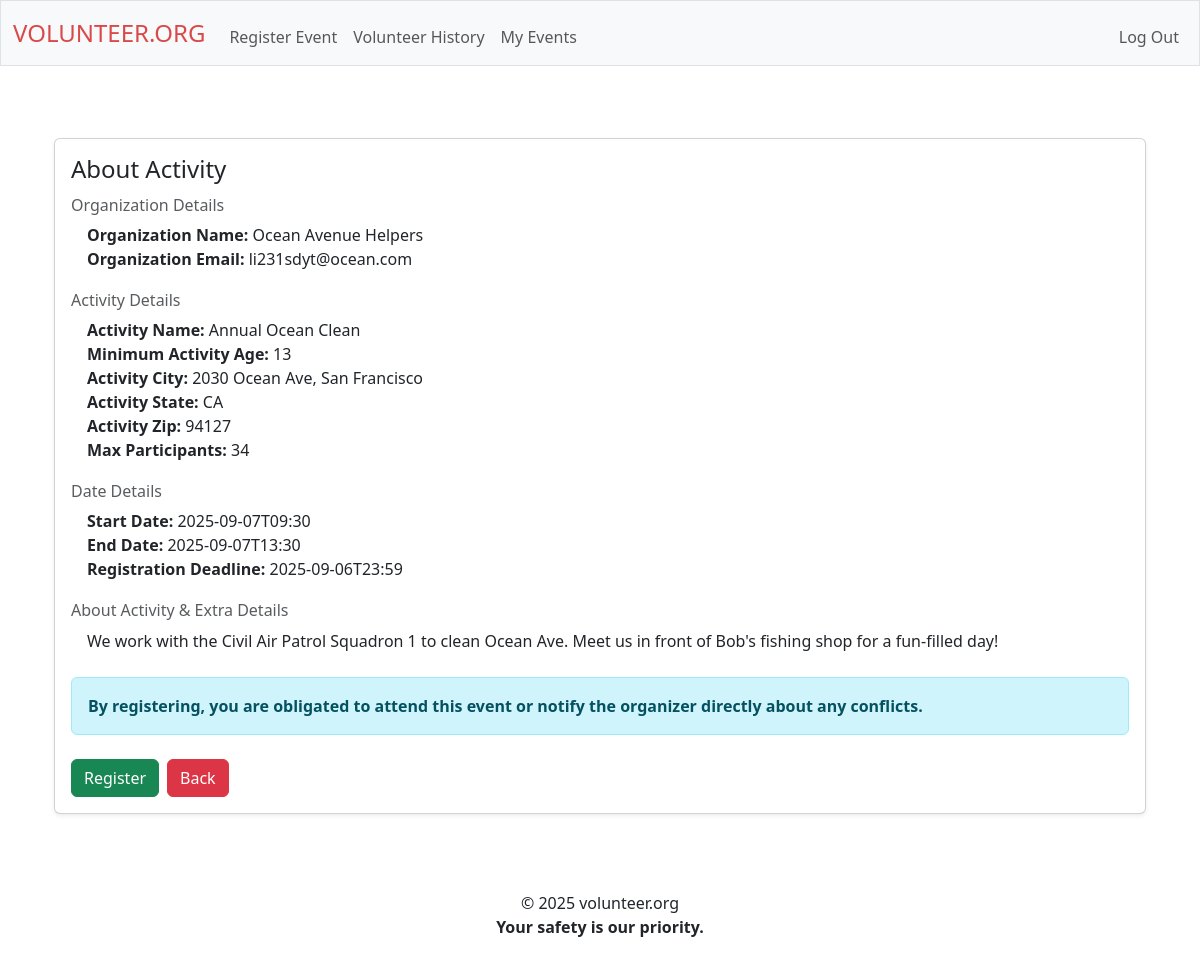
Screenshot of /find_more?id=4 (signed in) with the database file from the repository.
### tables this page shows
CREATE TABLE application_for_review (
    id INTEGER PRIMARY KEY,
    name_organizer TEXT NOT NULL,
    email_organizer TEXT NOT NULL,
    city_organizer TEXT NOT NULL,
    state_organizer TEXT NOT NULL,
    zip_organizer TEXT NOT NULL,

    organization_name TEXT NOT NULL,
    organization_email TEXT NOT NULL,

    activity_age TEXT NOT NULL,
    activity_city TEXT NOT NULL,
    activity_state TEXT NOT NULL,
    activity_zip TEXT NOT NULL,

    max_people INT NOT NULL,

    date_start TIMESTAMP NOT NULL,
    date_end TIMESTAMP NOT NULL,
    date_reg_deadline TIMESTAMP NOT NULL,

    activity_name TEXT NOT NULL,
    description TEXT NOT NULL,

account_id INTEGER NOT NULL,
account_name TEXT NOT NULL,
account_email TEXT NOT NULL,
account_user_age INTEGER NOT NULL,
account_username TEXT NOT NULL
);

### routes/events.py (the view)
@events_bp.route("/find_more", methods=["GET"])
def find_more():
    if "user_id" not in session:
        return redirect("/login")
    if request.method == "GET":
        application_id = request.args.get("id")
        if application_id is None:
            return redirect("/")
        info = db.execute("SELECT * FROM application_for_review WHERE id = ?", (application_id,)).fetchall()
        return render_template("find_more.html", info=info)
    else:
        return redirect("/")

### app.py (called while the page is built)
def create_app():
    app = Flask(__name__)
    app.config.from_object(Config)
    Session(app)
    register_blueprints(app)
    @app.after_request
    def after_request(response):
        response.headers["Cache-Control"] = "no-cache, no-store, must-revalidate"
        response.headers["Expires"] = 0
        response.headers["Pragma"] = "no-cache"
        return response
    return app

### templates/find_more.html (shortened to what this page needs)
{% extends "layout.html" %}
{% block main %}
<div class="container my-4 fade-in">
  <div class="card shadow-sm slide-up">
    <div class="card-body">
      <h4 class="card-title mb-3">About Activity</h4>
      <div class="mb-4">
        <h6 class="card-subtitle mb-2 text-muted">Organization Details</h6>
        <ul class="list-unstyled ms-3">
          <li><strong>Organization Name:</strong> {{ info[0][6] }}</li>
          <li><strong>Organization Email:</strong> {{ info[0][7] }}</li>
        </ul>
      </div>
      <div class="mb-4">
        <h6 class="card-subtitle mb-2 text-muted">Activity Details</h6>
        <ul class="list-unstyled ms-3">
          <li><strong>Activity Name:</strong> {{ info[0][16] }}</li>
          <li><strong>Minimum Activity Age:</strong> {{ info[0][8] }}</li>
          <li><strong>Activity City:</strong> {{ info[0][9] }}</li>
          <li><strong>Activity State:</strong> {{ info[0][10] }}</li>
          <li><strong>Activity Zip:</strong> {{ info[0][11] }}</li>
          <li><strong>Max Participants:</strong> {{ info[0][12] }}</li>
        </ul>
      </div>
      <div class="mb-4">
        <h6 class="card-subtitle mb-2 text-muted">Date Details</h6>
        <ul class="list-unstyled ms-3">
          <li><strong>Start Date:</strong> {{ info[0][13] }}</li>
          <li><strong>End Date:</strong> {{ info[0][14] }}</li>
          <li><strong>Registration Deadline:</strong> {{ info[0][15] }}</li>
        </ul>
      </div>
      <div class="mb-4">
        <h6 class="card-subtitle mb-2 text-muted">About Activity & Extra Details</h6>
        <ul class="list-unstyled ms-3">
          <li></li><p class="card-text">{{ info[0][17] }}</p></li>
        </ul>
      </div>
      <div class="alert alert-info mb-4" role="alert">
        <strong>By registering, you are obligated to attend this event or notify the organizer directly about any conflicts.</strong>
      </div>
      <div class="d-flex gap-2">
        <a onclick="showConfirm()" class="btn btn-success">Register</a>
        <a href="/" class="btn btn-danger">Back</a>
      </div>
    </div>
  </div>
</div>
{% endblock %}

### static/styles.css (style rules this page uses)
html, body { height: 100%; min-height: 100%; display: flex; flex-direction: column; min-height: 100vh; }
body { display: flex; flex-direction: column; min-height: 100vh; }
.fade-in { opacity: 0; animation: fadeIn 1s ease-in forwards; }
.slide-up { opacity: 0; transform: translateY(30px); animation: slideUp 0.8s cubic-bezier(0.23, 1, 0.32, 1) forwards; }
button, .btn { transition: background 0.3s, color 0.3s, transform 0.2s, box-shadow 0.2s; will-change: transform, box-shadow; }
.card, .event-card, .volunteer-card { transition: box-shadow 0.3s, transform 0.3s; }
.card { text-align: left; }

### rows the page displays
application_for_review: organization_name "Ocean Avenue Helpers", organization_email "li231sdyt@ocean.com", activity_name "Annual Ocean Clean", activity_age "13", activity_city "2030 Ocean Ave, San Francisco", activity_state "CA", activity_zip "94127", max_people "34", date_start "2025-09-07T09:30", date_end "2025-09-07T13:30", date_reg_deadline "2025-09-06T23:59", description "We work with the Civil Air Patrol Squadron 1 to clean Ocean Ave. Meet us in front of Bob's fishing shop for a fun-filled day!"
